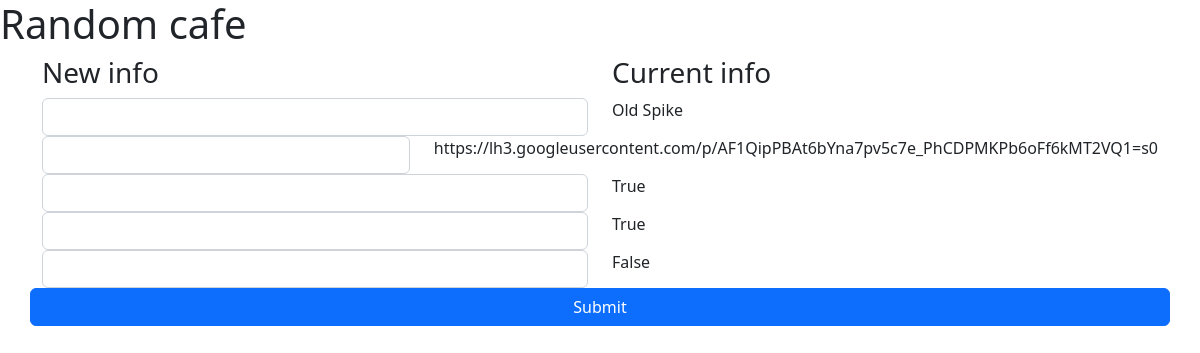
The app's page /update_info/4 with its own data.
### main.py (models this page shows, shortened)
class Cafe(db.Model):
    id = db.Column(db.Integer, primary_key=True)
    name = db.Column(db.String(250), unique=True, nullable=False)
    map_url = db.Column(db.String(500), nullable=False)
    img_url = db.Column(db.String(500), nullable=False)
    location = db.Column(db.String(250), nullable=False)
    seats = db.Column(db.String(250), nullable=False)
    has_toilet = db.Column(db.Boolean, nullable=False)
    has_wifi = db.Column(db.Boolean, nullable=False)
    has_sockets = db.Column(db.Boolean, nullable=False)
    can_take_calls = db.Column(db.Boolean, nullable=False)
    coffee_price = db.Column(db.String(250), nullable=True)

### main.py (the view)
@app.route('/update_info/<cafe_id>', methods=['GET', 'POST'])
def update_info_cafe(cafe_id):
    cafe_to_update = db.session.query(Cafe).get(int(cafe_id))
    if request.method == 'POST':
        if request.form['name']:
            cafe_to_update.name = request.form['name']
        if request.form['img_url']:
            cafe_to_update.img_rl = request.form['img_url']
        if request.form['has_sockets']:
            cafe_to_update.has_sockets = bool(request.form['has_sockets'])
        if request.form['has_wifi']:
            cafe_to_update.has_wifi = bool(request.form['has_wifi'])
        if request.form['has_toilet']:
            cafe_to_update.has_toilet = bool(request.form['has_toilet'])
        db.session.commit()
        print(f'updated cafe {cafe_to_update}')
        cafes = db.session.query(Cafe).all()
        return redirect('/')
    else:
        if cafe_to_update:
            return render_template('update_info.html', cafe=cafe_to_update)
        else:
            return render_template('index.html')

### templates/update_info.html (shortened to what this page needs)
<!DOCTYPE html>
<html lang="en">
<head>
  <link href="https://cdn.jsdelivr.net/npm/bootstrap@5.2.0-beta1/dist/css/bootstrap.min.css" rel="stylesheet">
</head>
<body>
  <h1>Random cafe</h1>
  <form id="updateForm" action="{{ url_for('update_info_cafe', cafe_id=cafe['id']) }}" method="post">
    <div class="container">
      <div class="row">
        <div class="col"><h3>New info</h3></div>
        <div class="col"><h3>Current info</h3></div>
      </div>
        <div class="row">
        <div class="col"><input class="form-control" type="text" placeholder="" aria-label="default input example" id="input_name" name="name"> </div>
        <div class="col">{{ cafe['name'] }}</div>
      </div>
      <div class="row">
        <div class="col"><input class="form-control" type="text" placeholder="" aria-label="default input example" id="input_img_url" name="img_url"> </div>
        <div class="col">{{ cafe['img_url'] }}</div>
      </div>
      <div class="row">
        <div class="col"><input class="form-control" type="text" placeholder="" aria-label="default input example" id="input_has_wifi" name="has_wifi"> </div>
        <div class="col">{{ cafe['has_wifi'] }}</div>
      </div>
      <div class="row">
        <div class="col"><input class="form-control" type="text" placeholder="" aria-label="default input example" id="input_has_sockets" name="has_sockets"> </div>
        <div class="col">{{ cafe['has_sockets'] }}</div>
      </div>
      <div class="row">
        <div class="col"><input class="form-control" type="text" placeholder="" aria-label="default input example" id="input_has_toilet" name="has_toilet"> </div>
        <div class="col">{{ cafe['has_toilet'] }}</div>
      </div>
      <div class="row">
        <button class="btn btn-primary" type="submit">Submit</button>
      </div>
    </div>
</form>
</body>
</html>

### records on screen
Cafe: name "Old Spike", img_url "https://lh3.googleusercontent.com/p/AF1QipPBAt6bYna7pv5c7e_PhCDPMKPb6oFf6kMT2VQ1=s0", has_wifi "True", has_sockets "True", has_toilet "False"
